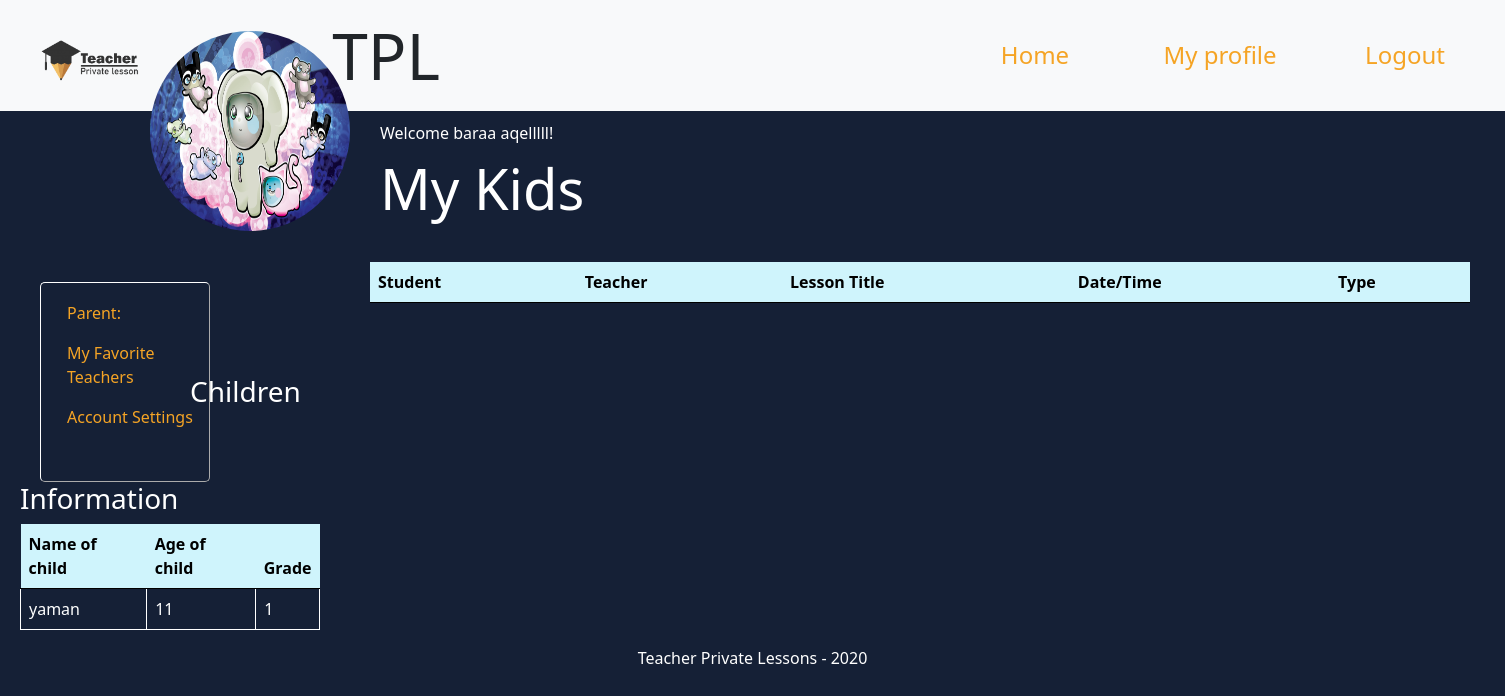
Screenshot of /parent-profile/31 (signed in) with the database file from the repository.
### TPL_app/models.py (models this page shows)
class Parent(models.Model):
    first_name = models.CharField(max_length=255)
    last_name = models.CharField(max_length=255)
    occupation = models.CharField(max_length=255, blank=True)
    email = models.CharField(max_length=255, null=True)
    password = models.CharField(max_length=255, null=True)
    profile_pic = models.ImageField(upload_to='images/', null=True, blank=True)
    created_at = models.DateTimeField(auto_now_add=True)
    updated_at = models.DateTimeField(auto_now=True)

class Child(models.Model):
    first_name = models.CharField(max_length=255)
    last_name = models.CharField(max_length=255)
    age = models.IntegerField()
    grade = models.IntegerField()
    parent = models.ForeignKey(
        Parent, related_name="children", on_delete=models.CASCADE)
    lessons = models.ManyToManyField(
        Teacher, through="Lesson", related_name="lessons")
    created_at = models.DateTimeField(auto_now_add=True)
    updated_at = models.DateTimeField(auto_now=True)

### TPL_app/views.py (the view)
# urls.py: path('parent-profile/<int:id>', views.parent_profile),
def parent_profile(request, id):
    if 'user_id' not in request.session:
        messages.error(request, "You must be logged in to view this page")
    if request.session['user_id'] != int(id) and request.session['type'] == "parent":
        return redirect("/parent-profile/"+str(request.session['user_id']))
    parent = Parent.objects.get(id=id)
    children = parent.children.all()
    all_lessons = []
    for child in children:
        all_lessons.append(Lesson.objects.filter(child=child.id))
    context = {
        "parent": parent,
        "children": children,
        "all_lessons": all_lessons
    }
    return render(request, "parent_profile.html", context)

### TPL_app/templates/parent_profile.html (shortened to what this page needs)
<!DOCTYPE html>
<html lang="en">
<head>
    {% load static %}
    <link rel="stylesheet" href="{% static 'css/parent_profile_style.css' %}">
    <link href="https://cdn.jsdelivr.net/npm/bootstrap@5.0.0-beta1/dist/css/bootstrap.min.css" rel="stylesheet">
</head>
<body>
    <nav class="navbar navbar-expand-lg navbar-light bg-light">
        <div class="head">
            <img src="{% static 'images/logo.png' %}" width="100px">
            <h1 class="display-3" >TPL</h1>
        </div>
        <div class="collapse navbar-collapse" id="navbarSupportedContent">
            <ul class="navbar-nav me-auto mb-2 mb-lg-0">
                <li class="nav-item">
                    <a class="nav-link active" href='/home'>Home</a>
                </li>
                <li class="nav-item">
                    {% if request.session.type == "teacher" %}<a class="nav-link active" href="/teacher-profile/{{request.session.user_id}}">My profile</a>{% endif %}
                </li>
                <li class="nav-item">
                    <a class="nav-link active" href="/logout">Logout</a>
                </li>
            </ul>
        </nav>
        <img class ="profile-pic" src="{{parent.profile_pic.url}}">
        <p>Welcome {{parent.first_name}} {{parent.last_name}}!</p>
        <h2 class="display-4">My Kids</h2>
        <aside>
        <ul class="nav flex-column">
            <li class="nav-item">
                <a class="nav-link active" href="#">Parent:</a>
            </li>
            <li class="nav-item">
            <a class="nav-link active" href="#">My Favorite Teachers</a>
            </li>
            <li class="nav-item">
            <a class="nav-link active" href="#">Account Settings</a>
            </li>
        </ul>
    </aside>
    <main>
        <table class="table">
            <thead>
                <tr class="table-info">
                    <th>Student</th>
                    <th>Teacher</th>
                    <th>Lesson Title</th>
                    <th>Date/Time</th>
                    <th>Type</th>
                </tr>
            </thead>
        </table>
    </main>
    <div class="info">
        <h3>Children Information</h3>
        <table class='table'>
            <thead>
                <tr class='table-info'>
                    <th>Name of child</th>
                    <th>Age of child</th>
                    <th>Grade</th>
                </tr>
                </thead>
                <tbody>
                {% for child in children %}<tr>
                <td>{{child.first_name}}</td>
                <td>{{child.age}}</td>
                <td>{{child.grade}}</td>
                </tr>
                {% endfor %}
                </tbody>
        </table>
    </div>
    <div class="footer1">
        <footer>Teacher Private Lessons - 2020</footer>
    </div>
</body>
</html>

### TPL_app/static/css/parent_profile_style.css (style rules this page uses)
.head { display: inline-flex; margin: 10px 0 0 40px; width: 400px; align-items: center; }
.head img { display: inline-block; }
h1 { display: inline-block; margin-left: 15px; }
h2 { color: white; }
ul { display: inline-block; margin-left: 500px !important; }
.navbar-nav .nav-link { width: 180px !important; margin-left: 5px !important; font-size: x-large; text-align: center; }
h3 { color: #fff; }
.profile-pic { border-radius: 100px; margin: -80px 150px; position: absolute !important; z-index: 1 !important; width: 200px; height: 200px; }
aside { margin: 20px 0 0 40px !important; width: 150px; float: left; }
.table tr td { border: 1px solid rgb(255, 255, 255); color: white !important; }
.flex-column { border: 1px outset white; border-radius: 5px; padding-top: 10px; width: 170px; height: 200px; margin: 0 !important; }
.flex-column li { margin-left: 10px; }
main { display: inline-block; width: 1100px; margin-left: 180px; }
.display-4 { margin: 10px 0 40px 380px; }
body { background-color: #152036 !important; }
a { color: rgb(245 164 37) !important; }
.info { margin: 50px 0 0 20px; width: 300px; }
p { color: white; margin-top: 10px !important; margin-left: 380px; margin-bottom: 0px !important; }
.footer1 { text-align: center; color: white; }

### rows the page displays
Parent: profile_pic (picture), first_name "baraa", last_name "aqelllll"
Child: first_name "yaman", age "11", grade "1"
